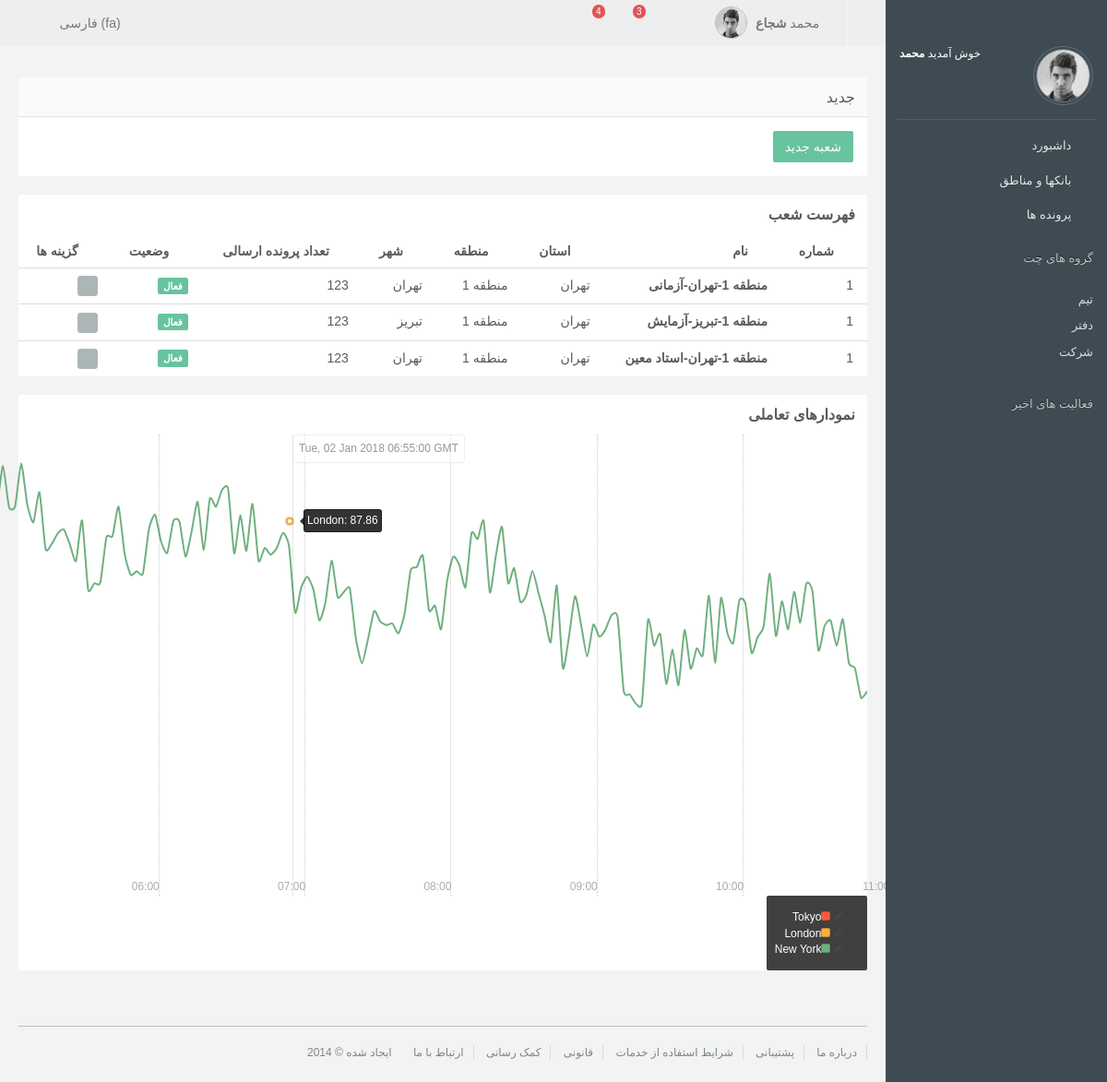
Page /bank/branches/ on the committed database.
### bank/models.py (models this page shows)
@python_2_unicode_compatible
class Branch(Base, Location):
    name = models.CharField(_('branch name'), max_length=100)
    area = models.ForeignKey(ManagementAreas, verbose_name=_('area'), related_name='branches',
                             on_delete=models.CASCADE)
    city = models.ForeignKey(City, verbose_name=_('city'), related_name='areas', on_delete=models.CASCADE)
    postal_code = models.CharField(_('کد شعبه'), max_length=20, default=None, null=True)
    class Meta:
        ordering = ['name']
        verbose_name = _('branch')
        verbose_name_plural = _('branch')
        db_table = 'branches'
    def __str__(self):
        return '{}-{}-{}'.format(self.area, self.city, self.name)

@python_2_unicode_compatible
class ManagementAreas(Base, Location):
    name = models.CharField(_('area name'), max_length=100)
    bank = models.ForeignKey(Bank, verbose_name=_('bank'), related_name='areas', on_delete=models.CASCADE)
    state = models.ForeignKey(State, verbose_name=_('state'), related_name='areas_state', on_delete=models.CASCADE)
    class Meta:
        ordering = ['name']
        verbose_name = _('bank')
        verbose_name_plural = _('banks')
        db_table = 'areas'
    def __str__(self):
        return self.name

### states/models.py (models this page shows)
class City(Base):
    name = models.CharField(_('city name'), max_length=50)
    state = models.ForeignKey(State, verbose_name=_('state'),
                              related_name='cities', default=None)
    class Meta:
        ordering = ['name']
        verbose_name = _('city')
        verbose_name_plural = _('cities')
        db_table = 'cities'
    def __str__(self):
        return self.name

class State(Base):
    name = models.CharField(_('state name'), max_length=50)
    class Meta:
        ordering = ['name']
        verbose_name = _('state')
        verbose_name_plural = _('states')
        db_table = 'states'
    def __str__(self):
        return self.name

### bank/views.py (the view)
class BranchListView(ListView):
    queryset = Branch.objects.all()
    context_object_name = 'branches'
    paginate_by = 3
    template_name = 'bank/branch/list.html'

### bank/templates/bank/branch/list.html (shortened to what this page needs)
{% extends 'bank/base.html' %}
{% block content %}
    <ul>
            <div class="row">
                <div class="col-md-12 portlets ui-sortable">
						<div class="widget">
							<div class="widget-header">
								<h2>جدید</h2>
								<div class="additional-btn">
									<a href="#" class="widget-toggle"><i class="icon-down-open-2"></i></a>
									<a href="#" class="widget-close"><i class="icon-cancel-3"></i></a>
								</div>
							</div>
							<div class="widget-content padding" style="display: block;">
								<a href="{% url "bank:new_branch" %}" class="btn btn-success">شعبه جدید</a>
							</div>
						</div>
					</div>
            </div>
            <div class="row">
					<div class="col-md-12">
						<div class="widget">
							<div class="widget-header transparent">
								<h2><strong>فهرست شعب</strong> </h2>
								<div class="additional-btn">
									<a href="#" class="widget-toggle"><i class="icon-down-open-2"></i></a>
									<a href="#" class="widget-close"><i class="icon-cancel-3"></i></a>
								</div>
							</div>
							<div class="widget-content">
								<div class="table-responsive">
									<table data-sortable="" class="table" data-sortable-initialized="true">
										<thead>
											<tr>
												<th>شماره</th>
												<th>نام</th>
												<th>استان</th>
												<th>منطقه</th>
												<th>شهر</th>
												<th data-sortable="false">تعداد پرونده ارسالی</th>
												<th>وضعیت</th>
												<th data-sortable="false">گزینه ها</th>
											</tr>
										</thead>
										<tbody>
                                            {% for branch in branches %}
                                                <tr>
                                                    <td>1</td>
                                                    <td><strong>{{ branch }}</strong></td>
                                                    <td>{{ branch.area.state }}</td>
                                                    <td>{{ branch.area }}</td>
                                                    <td>{{ branch.city }}</td>
                                                    <td>123</td>
                                                    <td><span class="label label-success">فعال</span></td>
                                                    <td>
                                                        <div class="btn-group btn-group-xs">
                                                            <a data-toggle="tooltip" title="خاموش" class="btn btn-default"><i class="fa fa-power-off"></i></a>
                                                        </div>
                                                    </td>
                                                </tr>
                                            {% endfor %}
										</tbody>
									</table>
								</div>
							</div>
						</div>
					</div>
				</div>
            <div class="row">
					<div class="col-md-12 portlets ui-sortable">
						<div class="widget">
							<div class="widget-header transparent">
								<h2><strong>نمودارهای تعاملی</strong></h2>
								<div class="additional-btn">
									<a href="#" class="widget-toggle"><i class="icon-down-open-2"></i></a>
									<a href="#" class="widget-close"><i class="icon-cancel-3"></i></a>
								</div>
							</div>
							<div class="widget-content">
								<div id="chart-5" class="rickshaw_graph"><div class="detail" style="left: 296.879px;"><div class="x_label left">Tue, 02 Jan 2018 06:55:00 GMT</div><div class="item active left" style="top: 93.2613px;">London:&nbsp;87.86</div><div class="dot active" style="top: 93.2613px; border-color: rgb(252, 176, 60);"></div></div><div class="x_tick plain" style="left: 151.738px;"><div class="title">06:00</div></div><div class="x_tick plain" style="left: 310.074px;"><div class="title">07:00</div></div><div class="x_tick plain" style="left: 468.409px;"><div class="title">08:00</div></div><div class="x_tick plain" style="left: 626.745px;"><div class="title">09:00</div></div><div class="x_tick plain" style="left: 785.081px;"><div class="title">10:00</div></div><div class="x_tick plain" style="left: 943.416px;"><div class="title">11:00</div></div></div>
								<div id="legend_container">
									<div id="legend" class="rickshaw_legend"><ul class="ui-sortable"><li class="line"><a class="action">✔</a><div class="swatch" style="background-color: rgb(252, 91, 63);"></div><span class="label">Tokyo</span></li><li class="line"><a class="action">✔</a><div class="swatch" style="background-color: rgb(252, 176, 60);"></div><span class="label">London</span></li><li class="line"><a class="action">✔</a><div class="swatch" style="background-color: rgb(111, 176, 127);"></div><span class="label">New York</span></li></ul></div>
								</div>
							</div>
						</div>
					</div>
				</div>
    </ul>
{% endblock %}

### bank/static/assets/css/rtl.css (style rules this page uses)
@media screen and (min-width: 992px) { .col-md-1, .col-md-2, .col-md-3, .col-md-4, .col-md-5, .col-md-6, .col-md-7, .col-md-8, .col-md-9, .col-md-10, .col-md-11, .col-md-12 { float: right; } }
body { font-family:'iran-sans',tahoma,arial; }
.content-page > .content, .breadcrumb, .md-modal, input,select,label, .table > thead > tr > th ,.table > tbody > tr > td ,th, .pagination > li { direction: rtl; text-align: right; }
.widget .widget-header h2 { direction: rtl; text-align: right; }
.widget .additional-btn { left:13px; right: inherit; direction: rtl; }
.btn-group > .btn { float:right; }
ul, menu, dir { display: block; list-style-type: disc; -webkit-margin-before: 1em; -webkit-margin-after: 1em; -webkit-margin-start: 0px; -webkit-margin-end: 0px; -webkit-padding-start: 0px; }

### rows in the picture
Branch: area+city+name "منطقه 1-تهران-آزمانی", area.state "تهران", area "منطقه 1", city "تهران"
Branch: area+city+name "منطقه 1-تبریز-آزمایش", area.state "تهران", area "منطقه 1", city "تبریز"
Branch: area+city+name "منطقه 1-تهران-استاد معین", area.state "تهران", area "منطقه 1", city "تهران"
